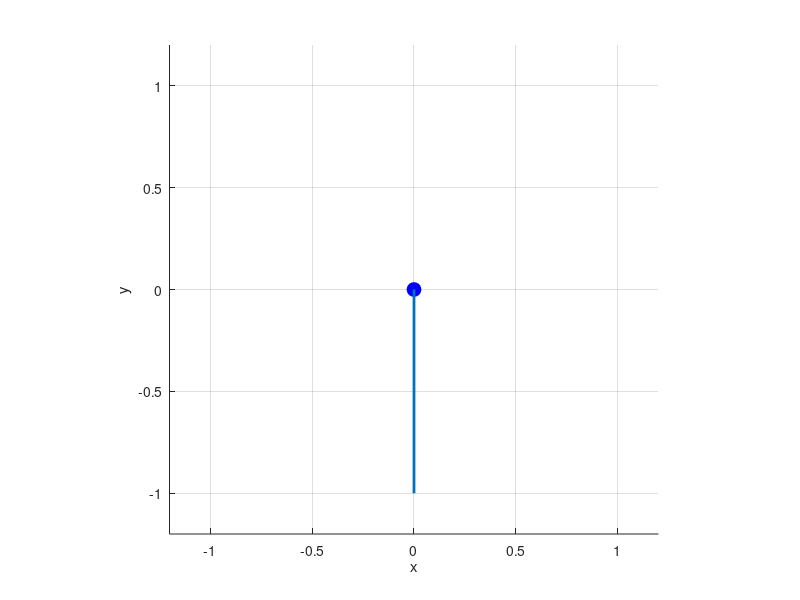

Here is the MATLAB script that generated this plot: (Note: this script raises an error after producing the figure.)
% Energy control method applied to pendulum
% with pendulum written as a control affine system
% NOTE: theta = 0 is defined to be verticaly upwards here

clear; clc; close all; format compact;

% Define system parameters
sys.b = 0.1; % damping
sys.m = 1; % mass
sys.g = 9.8; % gravity
sys.l = 1; % length
sys.u_max = 0.1 * sys.m*sys.g*sys.l; % max torque input

% Define sim parameters
eps = 1e-2; % tolerance
dt = 0.01;
t = 0;
max_time = 50;

% Simulation loop
x = [5*pi/4; 0];
x_des = zeros(2,1);
E0 = 0; % desired energy level (defined to be zero)
x_hist = [];
u_hist = [];
t_hist = [];

figure
hold on
grid on
h_origin = plot(0, 0, 'ko', 'MarkerSize', 5, 'MarkerFaceColor', 'k'); % filled point at origin
h_pendulum = plot(0, 0, 'bo', 'MarkerSize', 10, 'MarkerFaceColor', 'b'); % plotting the point mass
line_handle = line([0, 0], [0, -sys.l], 'LineWidth', 2); % plotting the pendulum
trajectory_line = plot(-sys.l * sin(x(1)), sys.l * cos(x(1)), '--k'); % dashed trajectory line
xlim([-sys.l-0.2, sys.l+0.2]); % Set fixed limits for the x-axis
ylim([-sys.l-0.2, sys.l+0.2]); % Set fixed limits for the y-axis
axis equal; % Set equal scaling for x and y axes
xlabel('x');
ylabel('y');

% Create GIF
filename = 'energy_control_pendulum_animation.gif';
frames = [];

while norm(x-x_des) > eps
    E = system_energy(x, sys);
    u = -sys.u_max*extended_sign((E - E0)*x(2));
    x_dot = f(x, u, sys);
    x = x + dt * x_dot;
    x(1) = wrapTo2Pi(x(1));
    % fprintf('theta (deg): %i\n', x(1)*180/pi)
    % fprintf('u: %i\n', u)
    % fprintf('t: %i\n', t)
    t = t + dt;
    x_hist = [x_hist, x];
    u_hist = [u_hist, u];
    t_hist = [t_hist, t];
    if t > max_time
        break
    end

    % Update the plot
    x_pendulum = -sys.l * sin(x(1));
    y_pendulum = sys.l * cos(x(1));
    set(h_origin, 'XData', 0, 'YData', 0);
    set(h_pendulum, 'XData', x_pendulum, 'YData', y_pendulum);
    set(line_handle, 'XData', [0, x_pendulum], 'YData', [0, y_pendulum]);

    % Update trajectory line
    set(trajectory_line, 'XData', -sys.l*sin(x_hist(1, :)), 'YData', sys.l * cos(x_hist(1, :)));

    % Restore initial x-axis limits
    xlim([-sys.l-0.2, sys.l+0.2]);

    % Capture the frame
    frame = getframe(gcf);
    frames = [frames, frame];

    drawnow;
end

% Save the GIF
frame_delay = 0.0000001; % Adjust the delay time for faster or slower animation
for i = 1:3:length(frames) % Include only every third frame
    frame = frames(i);
    im = frame2im(frame);
    [imind, cm] = rgb2ind(im, 256);
    
    % On the first iteration, create the GIF file
    if i == 1
        imwrite(imind, cm, filename, 'gif', 'Loopcount', inf, 'DelayTime', frame_delay);
    else
        % On subsequent iterations, append to the existing GIF file
        imwrite(imind, cm, filename, 'gif', 'WriteMode', 'append', 'DelayTime', frame_delay);
    end
end
disp('Saved GIF!')

hold off

%% Plot results
figure
plot(t_hist, x_hist(1, :))
figure
plot(t_hist, u_hist)

%% Helper functions
function E = system_energy(x, sys)
    % Energy of system
    theta = x(1);
    theta_dot = x(2);
    E = 0.5*sys.m*sys.l^2*theta_dot^2 + sys.m*sys.g*sys.l*(cos(theta)-1);
end

function x_dot = f(x, u, sys)
    % Dynamics   
    theta = x(1);
    theta_dot = x(2);
    theta_ddot = 1/(sys.m*sys.l^2) * (-sys.b*theta_dot + sys.m*sys.g*sys.l*sin(theta) + u);
    x_dot = [theta_dot; theta_ddot];
end

function sgn = extended_sign(z)
    % Sign function but equals 1 if input is zero
    if z >= 0
        sgn = 1;
    else
        sgn = -1;
    end
end
